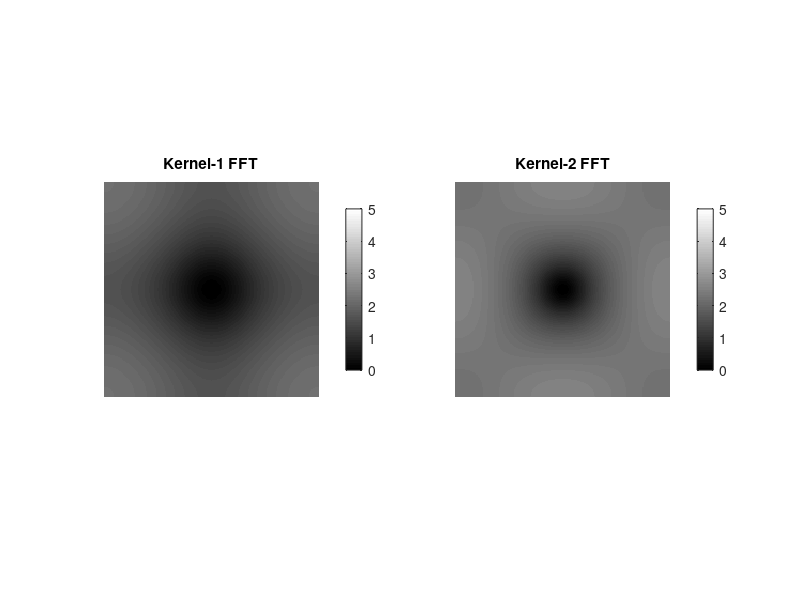

Recreate this plot in MATLAB. (Note: this script raises an error after producing the figure.)
%% Reading inputs

k1 = [0, 1, 0; 1, -4, 1; 0, 1, 0];
k2 = [-1, -1, -1; -1, 8, -1; -1, -1, -1];

x = 3;
y = 3;
N = 201;

%% FFT 

% FFT of kernel-1
fft_img1 = fftshift(fft2(k1, N, N));
abs_img1 = log(abs(fft_img1) + 1);

% FFT of kernel-2
fft_img2 = fftshift(fft2(k2, N, N));
abs_img2 = log(abs(fft_img2) + 1);

%% Observation
% In k1 the FFT is significant in the higher-frequency/corner region and
% not spherically symmetric. This kernel is used in rectilinear coordinates
% as the distance between all the neighbors is not equal.

% In k2 the FFT is significant everywhere except the central region and
% spherically symmetric. This kernel can be used when we can assume that
% all the neighbors are at equal distance.

%% Displaying output

fig = figure('Position',[0,0,5000,5000]);

subplot(1,2,1);
imshow(abs_img1,[0,5]);
colormap(jet);
colorbar;
title('Kernel-1 FFT');

subplot(1,2,2)
imshow(abs_img2,[0,5]);
colormap(jet)
colorbar;
title('Kernel-2 FFT')
sgtitle('Output')